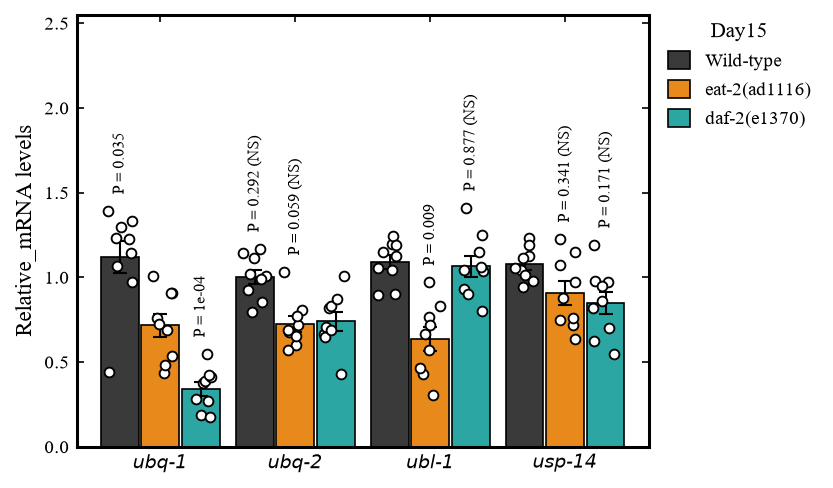

Python code for this plot:
# -*- coding: utf-8 -*-
"""案例6 - Nature 分组柱形图: 4基因 x 3基因型 柱 + 空心圆散点 + 竖排P值。
参考：同类期刊常见的「分组柱形图 + 散点」版式 — 黑/橙/青三基因型, 柱顶±SEM, 右侧 Day15 图例（详见同名 case 卡）。"""
import sys, os
HERE = os.path.dirname(os.path.abspath(__file__))
sys.path.insert(0, os.path.join(HERE, 'lib'))
from paper_style import set_style, save, rng, cm2in, italic_gene

import numpy as np
import matplotlib.pyplot as plt

set_style()

genes = ['ubq-1', 'ubq-2', 'ubl-1', 'usp-14']
genos = ['Wild-type', 'eat-2(ad1116)', 'daf-2(e1370)']
cols = ['#3A3A3A', '#E8891C', '#2BA6A2']

means = np.array([[1.00, 0.65, 0.38],
                  [0.95, 0.71, 0.69],
                  [1.11, 0.68, 1.13],
                  [1.09, 0.94, 0.90]])
sds = np.array([[0.22, 0.20, 0.12],
                [0.18, 0.16, 0.18],
                [0.14, 0.20, 0.22],
                [0.12, 0.20, 0.16]])
r = rng(6)
data = [[r.normal(means[g, k], sds[g, k], 9).clip(0.02, 2.4)
         for k in range(3)] for g in range(4)]

# 每个基因上方的竖排 P 值 (genotype 索引 -> 文本), 与参考图一致
plabels = [{0: 'P = 0.035', 2: 'P = 1e-04'},
           {0: 'P = 0.292 (NS)', 1: 'P = 0.059 (NS)'},
           {1: 'P = 0.009', 2: 'P = 0.877 (NS)'},
           {1: 'P = 0.341 (NS)', 2: 'P = 0.171 (NS)'}]

fig, ax = plt.subplots(figsize=cm2in(12.5, 9.5))
offs = [-0.30, 0.0, 0.30]
w = 0.28
for g in range(4):
    for k in range(3):
        d = data[g][k]
        x = g + offs[k]
        ax.bar(x, d.mean(), width=w, facecolor=cols[k], edgecolor='black',
               linewidth=0.8, zorder=2)
        sem = d.std(ddof=1) / np.sqrt(len(d))
        ax.errorbar(x, d.mean(), yerr=sem, fmt='none', ecolor='black',
                    elinewidth=1.0, capsize=3.5, capthick=1.0, zorder=3)
        jit = rng(60 + 10 * g + k).uniform(-0.09, 0.09, len(d))
        ax.scatter(x + jit, d, s=22, facecolor='white', edgecolor='black',
                   linewidth=0.9, zorder=4)
        if k in plabels[g]:
            y0 = max(d.mean() + sem, d.max()) + 0.10
            ax.text(x, y0, plabels[g][k], rotation=90, ha='center',
                    va='bottom', fontsize=7.5)

ax.set_xticks(np.arange(4))
ax.set_xticklabels([italic_gene(g) for g in genes], fontsize=11)
ax.set_ylabel('Relative_mRNA levels', fontsize=11)
ax.set_ylim(0, 2.55)
ax.set_yticks(np.arange(0, 2.6, 0.5))
ax.set_xlim(-0.62, 3.62)
ax.tick_params(axis='both', labelsize=9)

handles = [plt.Rectangle((0, 0), 1, 1, facecolor=c, edgecolor='black',
                         linewidth=0.8) for c in cols]
leg = ax.legend(handles, genos, loc='upper left', bbox_to_anchor=(1.02, 1.0),
                frameon=False, fontsize=9, title='Day15', handlelength=1.2,
                handleheight=1.1, borderaxespad=0.0)
leg.get_title().set_fontsize(10)

save(fig, 'case_seg006.png')
